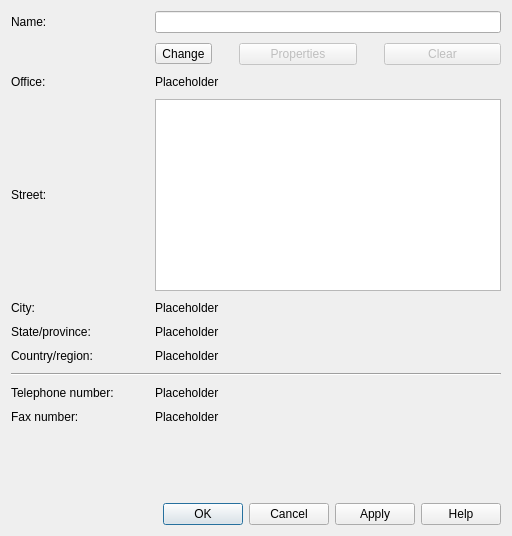
<?xml version="1.0" encoding="UTF-8"?>
<ui version="4.0">
 <class>Form</class>
 <widget class="QWidget" name="Form">
  <property name="geometry">
   <rect>
    <x>0</x>
    <y>0</y>
    <width>512</width>
    <height>536</height>
   </rect>
  </property>
  <property name="windowTitle">
   <string>Form</string>
  </property>
  <layout class="QGridLayout" name="gridLayout_2">
   <item row="0" column="0">
    <layout class="QGridLayout" name="gridLayout">
     <property name="horizontalSpacing">
      <number>27</number>
     </property>
     <property name="verticalSpacing">
      <number>10</number>
     </property>
     <item row="0" column="0">
      <widget class="QLabel" name="nameLabel">
       <property name="text">
        <string>Name:</string>
       </property>
      </widget>
     </item>
     <item row="0" column="1" colspan="3">
      <widget class="QLineEdit" name="nameLineEdit"/>
     </item>
     <item row="1" column="1">
      <widget class="QToolButton" name="changeToolButton">
       <property name="text">
        <string>Change</string>
       </property>
      </widget>
     </item>
     <item row="1" column="2">
      <widget class="QPushButton" name="propertiesButton">
       <property name="enabled">
        <bool>false</bool>
       </property>
       <property name="text">
        <string>Properties</string>
       </property>
      </widget>
     </item>
     <item row="1" column="3">
      <widget class="QPushButton" name="clearButton">
       <property name="enabled">
        <bool>false</bool>
       </property>
       <property name="text">
        <string>Clear</string>
       </property>
      </widget>
     </item>
     <item row="2" column="0">
      <widget class="QLabel" name="officeLabel">
       <property name="text">
        <string>Office:</string>
       </property>
      </widget>
     </item>
     <item row="2" column="1" colspan="3">
      <widget class="QLabel" name="officeValueLabel">
       <property name="text">
        <string>Placeholder</string>
       </property>
      </widget>
     </item>
     <item row="3" column="0">
      <widget class="QLabel" name="streetLabel">
       <property name="text">
        <string>Street:</string>
       </property>
      </widget>
     </item>
     <item row="3" column="1" colspan="3">
      <widget class="QListWidget" name="streetListWidget">
       <property name="enabled">
        <bool>true</bool>
       </property>
      </widget>
     </item>
     <item row="4" column="0">
      <widget class="QLabel" name="cityLabel">
       <property name="text">
        <string>City:</string>
       </property>
      </widget>
     </item>
     <item row="4" column="1" colspan="3">
      <widget class="QLabel" name="cityValueLabel">
       <property name="text">
        <string>Placeholder</string>
       </property>
      </widget>
     </item>
     <item row="5" column="0">
      <widget class="QLabel" name="stateLabel">
       <property name="text">
        <string>State/province:</string>
       </property>
      </widget>
     </item>
     <item row="5" column="1" colspan="3">
      <widget class="QLabel" name="stateValueLabel">
       <property name="text">
        <string>Placeholder</string>
       </property>
      </widget>
     </item>
     <item row="6" column="0">
      <widget class="QLabel" name="countryLabel">
       <property name="text">
        <string>Country/region:</string>
       </property>
      </widget>
     </item>
     <item row="6" column="1" colspan="3">
      <widget class="QLabel" name="countryValueLabel">
       <property name="text">
        <string>Placeholder</string>
       </property>
      </widget>
     </item>
     <item row="7" column="0" colspan="4">
      <widget class="Line" name="line">
       <property name="orientation">
        <enum>Qt::Horizontal</enum>
       </property>
      </widget>
     </item>
     <item row="8" column="0">
      <widget class="QLabel" name="telephoneLabel">
       <property name="text">
        <string>Telephone number:</string>
       </property>
      </widget>
     </item>
     <item row="8" column="1" colspan="3">
      <widget class="QLabel" name="telephoneValueLabel">
       <property name="text">
        <string>Placeholder</string>
       </property>
      </widget>
     </item>
     <item row="9" column="0">
      <widget class="QLabel" name="faxLabel">
       <property name="text">
        <string>Fax number:</string>
       </property>
      </widget>
     </item>
     <item row="9" column="1" colspan="3">
      <widget class="QLabel" name="faxValueLabel">
       <property name="text">
        <string>Placeholder</string>
       </property>
      </widget>
     </item>
    </layout>
   </item>
   <item row="1" column="0">
    <spacer name="verticalSpacer">
     <property name="orientation">
      <enum>Qt::Vertical</enum>
     </property>
     <property name="sizeHint" stdset="0">
      <size>
       <width>448</width>
       <height>40</height>
      </size>
     </property>
    </spacer>
   </item>
   <item row="2" column="0">
    <widget class="QDialogButtonBox" name="dialogButtonBox">
     <property name="standardButtons">
      <set>QDialogButtonBox::Apply|QDialogButtonBox::Cancel|QDialogButtonBox::Help|QDialogButtonBox::Ok</set>
     </property>
    </widget>
   </item>
  </layout>
 </widget>
 <resources/>
 <connections/>
</ui>
